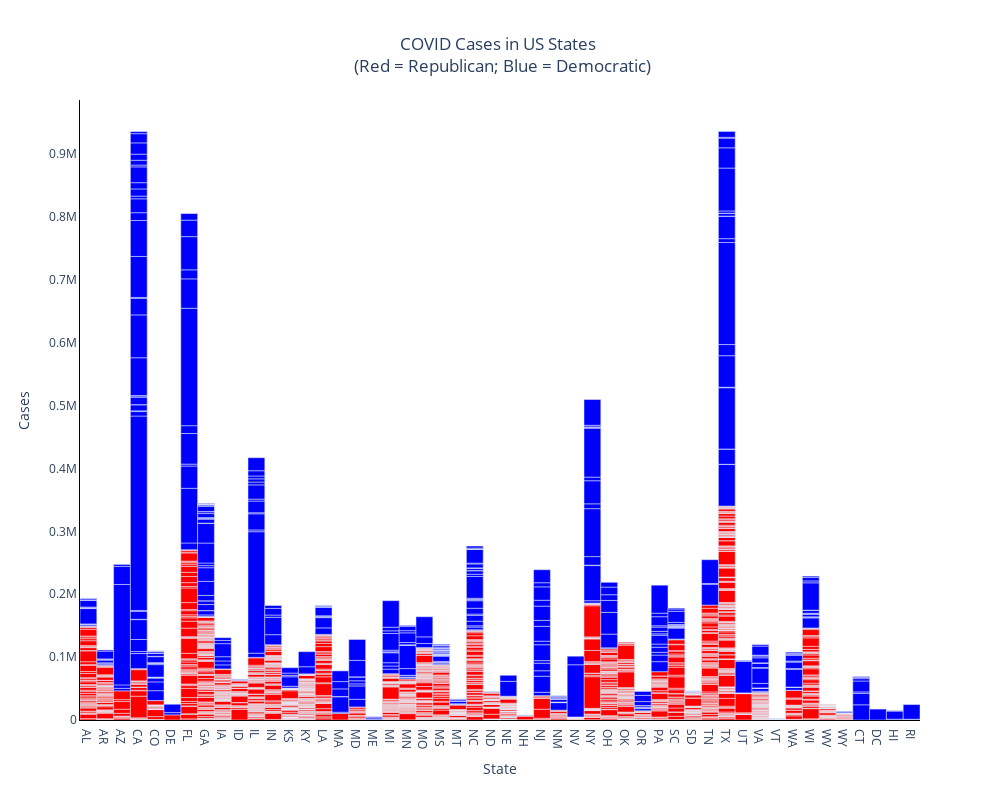

Notebook cell for this chart:
### Code cell
fig = px.bar(county_new, x="State", y="Cases", color="Elected 2020", title="Long-Form Input"
             , height=800, width = 1000, color_discrete_sequence=['red','blue'])
fig.layout.update(title_text='COVID Cases in US States <br> (Red = Republican; Blue = Democratic)', title_x = 0.5
                  ,showlegend=False, plot_bgcolor = "rgba(0,0,0,0)"
                  , xaxis = dict(showgrid = True, visible = True, linecolor="black", rangemode = 'tozero')
                  , yaxis = dict(linecolor="black", showgrid=True, visible = True, rangemode = 'tozero')
                 , bargap = 0)
fig.show()

### Figure 1 — Plotly figure (JSON) as saved in the notebook; plotly's stock layout.template omitted (floating-point values rounded to 4 significant figures; data arrays with more than 128 entries replaced by an {"elided": "..."} marker saying what was removed)
{"data": [{"alignmentgroup": "True", "hovertemplate": "Elected 2020=Republican<br>State=%{x}<br>Cases=%{y}<extra></extra>", "legendgroup": "Republican", "marker": {"color": "red", "pattern": {"shape": ""}}, "name": "Republican", "offsetgroup": "Republican", "orientation": "v", "showlegend": true, "textposition": "auto", "type": "bar", "x": {"elided": "2576 str values"}, "xaxis": "x", "y": {"elided": "2576 int values"}, "yaxis": "y"}, {"alignmentgroup": "True", "hovertemplate": "Elected 2020=Democrat<br>State=%{x}<br>Cases=%{y}<extra></extra>", "legendgroup": "Democrat", "marker": {"color": "blue", "pattern": {"shape": ""}}, "name": "Democrat", "offsetgroup": "Democrat", "orientation": "v", "showlegend": true, "textposition": "auto", "type": "bar", "x": {"elided": "470 str values"}, "xaxis": "x", "y": {"elided": "470 int values"}, "yaxis": "y"}], "layout": {"bargap": 0, "barmode": "relative", "height": 800, "legend": {"title": {"text": "Elected 2020"}, "tracegroupgap": 0}, "plot_bgcolor": "rgba(0,0,0,0)", "showlegend": false, "title": {"text": "COVID Cases in US States <br> (Red = Republican; Blue = Democratic)", "x": 0.5}, "width": 1000, "xaxis": {"anchor": "y", "domain": [0, 1], "linecolor": "black", "rangemode": "tozero", "showgrid": true, "title": {"text": "State"}, "visible": true}, "yaxis": {"anchor": "x", "domain": [0, 1], "linecolor": "black", "rangemode": "tozero", "showgrid": true, "title": {"text": "Cases"}, "visible": true}}}
